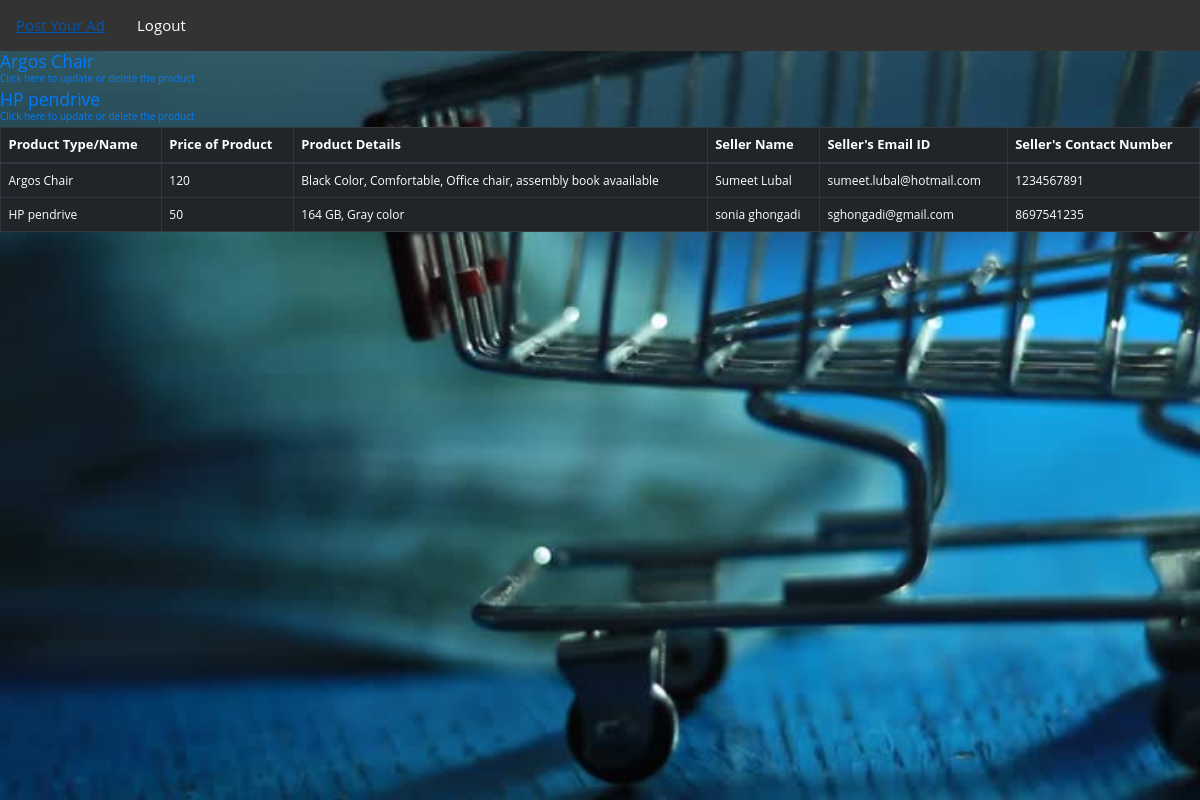
The app's page /show_all (signed in) with its own data.
### login.py (models this page shows)
class Product(db.Model):
    id= db.Column(db.Integer, primary_key=True)
    Product_name = db.Column(db.String(20),nullable=False)
    Product_price = db.Column(db.Integer, nullable= False)
    Prod_spec = db.Column(db.Text, nullable=False)
    seller_name = db.Column(db.String(20), nullable =False)
    User_email = db.Column(db.String(120),  nullable=False)
    contact_num= db.Column(db.Integer, nullable=False)
    person_id = db.Column(db.Integer, db.ForeignKey('add_user.id'))

### login.py (the view)
@app.route("/show_all")
def show_all():
    user = False
    if 'user_email' in session:
        user = session['user_email']
    return render_template('show_all.html', Product = Product.query.all(), user= user)

### templates/show_all.html (shortened to what this page needs)
<!DOCTYPE html>
<html lang="en">
<head>
   <link rel="stylesheet" type="text/css" href="{{ url_for('static',filename ='style.css') }}">
   <link rel="stylesheet" href="https://maxcdn.bootstrapcdn.com/bootstrap/4.0.0/css/bootstrap.min.css"
>
</head>
<body>
   <div class="cont">
      <div class="topnav">
         {% if user %}
         <a href="{{ url_for('addproduct') }}">Post Your Ad</a>
         <a href="{{ url_for('logout') }}">Logout</a>
         {% else %}
         <a href="{{ url_for('login') }}">Login</a>
         <a href="{{ url_for('register') }}">Register</a>
         {% endif %}
      </div>
      <table class="table table-bordered table-dark">
         <thead class="thead-dark">
            <tr>
               <th id="prod_name">Product Type/Name</th>
               <th id="prod_price">Price of Product</th>
               <th id="prod_spec">Product Details</th>
               <th id="seller_name">Seller Name</th>
               <th id="seller_emailID">Seller's Email ID</th>
               <th id="seller_contactNum">Seller's Contact Number</th>
            </tr>
         </thead>
         <tbody>
            {% for products in Product %}
            {% if user %}
            <h3><a href="{{ url_for('idv_prod', product_id= products.id ) }}">{{ products.Product_name}}<h6>Click here
                     to update or delete the product</h6></a></h3>
            {% endif %}
            <tr>
               <td>{{ products.Product_name}}</td>
               <td>{{ products.Product_price}}</td>
               <td>{{ products.Prod_spec}}</td>
               <td>{{ products.seller_name}}</td>
               <td>{{ products.User_email }}</td>
               <td>{{ products.contact_num }}</td>
            </tr>
            {% endfor %}
         </tbody>
      </table>
   </div>
</body>
</html>

### static/style.css (style rules this page uses)
*, *:before, *:after { box-sizing: border-box; margin: 0; padding: 0; }
html, body { font-size: 62.5%; height: 100%; overflow: hidden; }
.cont { position: relative; height: 100%; background-image: url('1.jpg'); background-size: cover; overflow: auto; font-family: "Open Sans", Helvetica, Arial, sans-serif; }
.topnav { overflow: hidden; background-color: #333; }
.topnav a { float: left; color:white; text-align: center; padding: 14px 16px; text-decoration: none; font-size: 15px; }
table tbody tr td { font-size: 12px; }
table thead tr th { font-size: 13px; }

### records on screen
Product: Product_name "Argos Chair", Product_price "120", Prod_spec "Black Color, Comfortable, Office chair, assembly book avaailable", seller_name "Sumeet Lubal", User_email "sumeet.lubal@hotmail.com", contact_num "1234567891"
Product: Product_name "HP pendrive", Product_price "50", Prod_spec "164 GB, Gray color", seller_name "sonia ghongadi", User_email "sghongadi@gmail.com", contact_num "8697541235"
